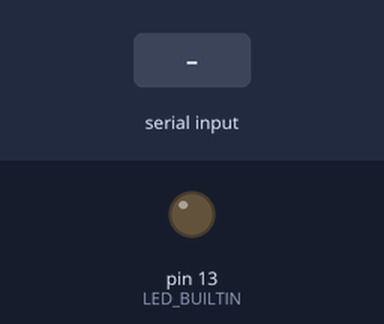
This sketch was run on a simulated Arduino Uno, built with avr-gcc and run on an emulated ATmega328P. Parts: output pins drawn as LEDs (lit = HIGH). The inputs (shaded band) are chosen by the test bench.

Above: at 1.2 s.
1.3 s: byte 1 (1) received over Serial
At 2.3 s:
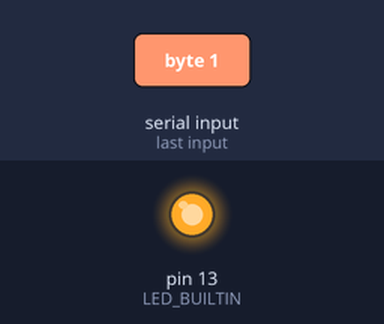
2.8 s: "1" received over Serial
At 3.4 s:
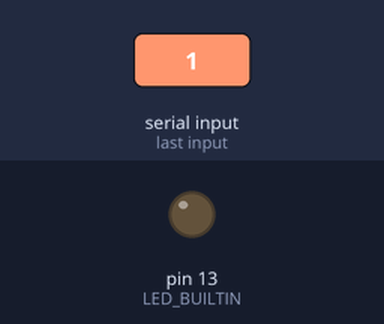
Timing chart, 0 to 5.8 s (numbered marks = the images above; inputs shaded):
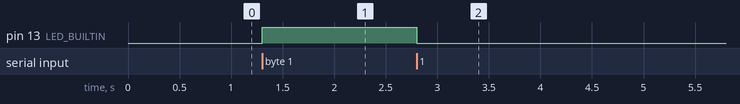

Measured:
- after the input at 1.3 s, pin 13 (LED_BUILTIN): LOW → HIGH at once
- after the input at 2.8 s, pin 13 (LED_BUILTIN): HIGH → LOW at once

The sketch:

receiver.ino
```cpp
void setup() {
  // put your setup code here, to run once:
  Serial.begin(9600);

  pinMode(LED_BUILTIN, OUTPUT);
}

void loop() {
  // put your main code here, to run repeatedly:
  if(Serial.available() > 0) {
    int in = Serial.read();

    digitalWrite(LED_BUILTIN, in == 1 ? HIGH : LOW);

  }
}
```
